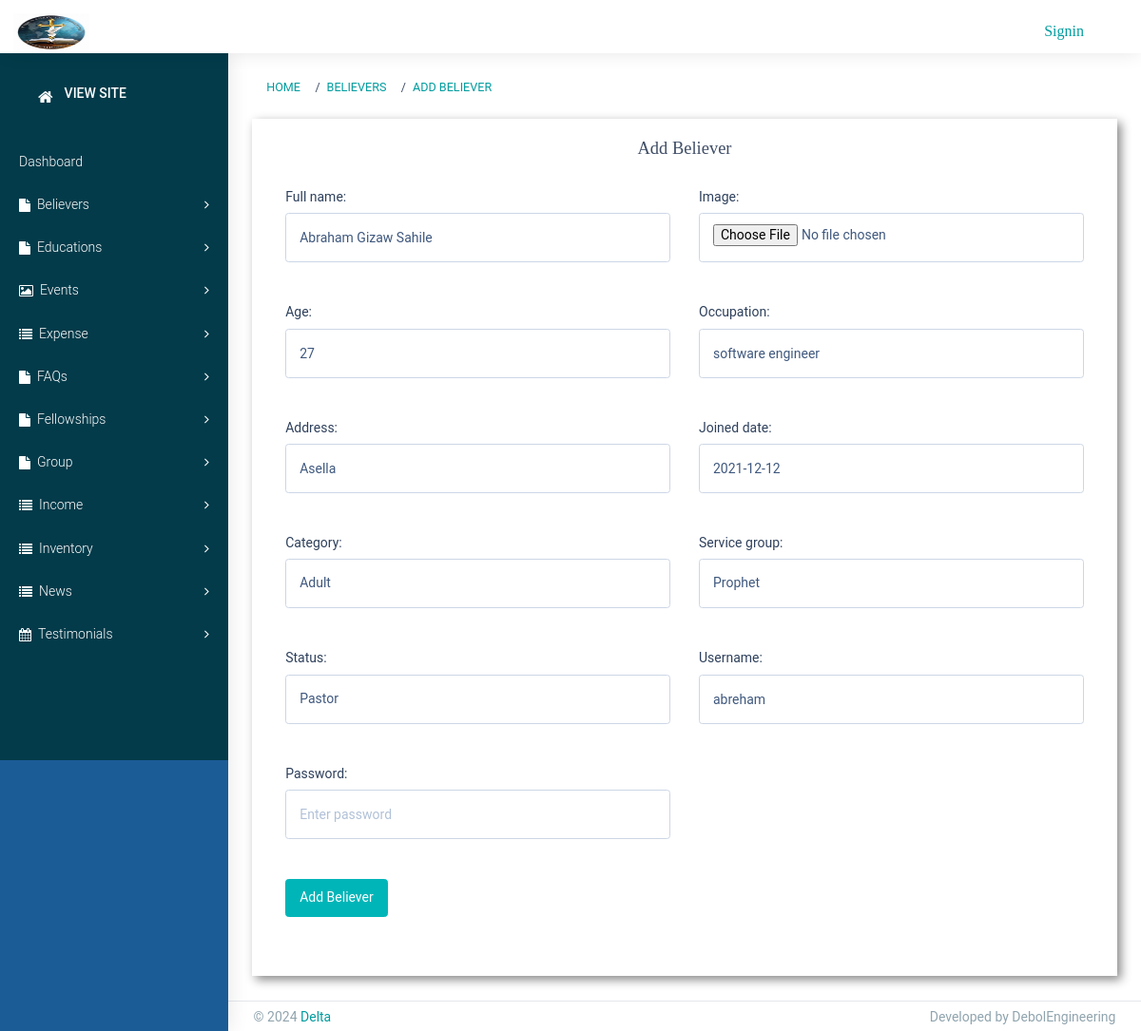
The app's page /staff/believer/1/ with its own data.
### staff/models.py (models this page shows)
class Believer(models.Model):
    full_name = models.CharField(max_length=100)
    image = models.ImageField(upload_to='believers', blank=True, null=True)
    age = models.IntegerField()
    occupation = models.CharField(max_length=100)
    address = models.TextField()
    joined_date = models.DateField()
    CATEGORY_CHOICES = [
        ('child', 'Child'),
        ('teenager', 'Teenager'),
        ('adult', 'Adult'),
        ('elders', 'Elders'),
    ]
    category = models.CharField(max_length=100, choices=CATEGORY_CHOICES)
    SERVICE_GROUP_CHOICES = [
        ('none', 'None'),
        ('prophet', 'Prophet'),
        ('apostle', 'Apostle'),
        ('pastor', 'Pastor'),
        ('evangelical', 'Evangelical'),
        ('deacons', 'Deacons'),
        ('singer', 'Singer'),
        ('elder', 'Elder'),
    ]
    service_group = models.CharField(max_length=100, choices=SERVICE_GROUP_CHOICES)
    STATUS_CHOICES = [
        ('pastor', 'Pastor'),
        ('untaken', 'Untaken'),
    ]
    status = models.CharField(max_length=100, choices=STATUS_CHOICES)
    username = models.CharField(max_length=100)
    password = models.CharField(max_length=100)

### staff/views.py (the view)
# urls.py: path('believer/<int:pk>/', BelieverUpdate.as_view(), name='believer_update'),
class BelieverUpdate(UpdateView):
    model = Believer
    form_class = BelieverForm
    template_name = 'staff/Believers/add_believer.html'
    success_url = reverse_lazy('staff:believer_list')

### Templates/staff/Believers/add_believer.html (shortened to what this page needs)
{% extends 'staff/base.html' %}
{% load static %}
{% block breadcrumb %}
<li class="breadcrumb-item"><a href="{% url 'staff:believer_list' %}">Believers</a></li>
<li class="breadcrumb-item"><a href="#">Add Believer</a></li>
{% endblock %}
{% block content %}
<div class="site-main">
    <section class="ttm-row clearfix">
        <div class="container">
            <div class="row pt-60 res-991-pt-0">
                <div class="col-lg-12">
                    <div class="pr-40 res-991-pr-0 res-991-pb-30">
                        <h4 class="h4-md" style="margin-bottom: 30px; text-align: center;">Add Believer</h4>
                        <form action="{% url 'staff:believer_add' %}" method="POST" enctype="multipart/form-data" class="row">
                            <div class="col-lg-6">
                                <div class="mb-3">
                                    {{ form.full_name.label_tag }}
                                    {{ form.full_name }}
                                </div>
                            </div>
                            <div class="col-lg-6">
                                <div class="mb-3">
                                    {{ form.image.label_tag }}
                                    {{ form.image }}
                                </div>
                            </div>
                            <div class="col-lg-6">
                                <div class="mb-3">
                                    {{ form.age.label_tag }}
                                    {{ form.age }}
                                </div>
                            </div>
                            <div class="col-lg-6">
                                <div class="mb-3">
                                    {{ form.occupation.label_tag }}
                                    {{ form.occupation }}
                                </div>
                            </div>
                            <div class="col-lg-6">
                                <div class="mb-3">
                                    {{ form.address.label_tag }}
                                    {{ form.address }}
                                </div>
                            </div>
                            <div class="col-lg-6">
                                <div class="mb-3">
                                    {{ form.joined_date.label_tag }}
                                    {{ form.joined_date }}
                                </div>
                            </div>
                            <div class="col-lg-6">
                                <div class="mb-3">
                                    {{ form.category.label_tag }}
                                    {{ form.category }}
                                </div>
                            </div>
                            <div class="col-lg-6">
                                <div class="mb-3">
                                    {{ form.service_group.label_tag }}
                                    {{ form.service_group }}
                                </div>
                            </div>
                            <div class="col-lg-6">
                                <div class="mb-3">
                                    {{ form.status.label_tag }}
                                    {{ form.status }}
                                </div>
                            </div>
                            <div class="col-lg-6">
                                <div class="mb-3">
                                    {{ form.username.label_tag }}
                                    {{ form.username }}
                                </div>
                            </div>
                            <div class="col-lg-6">
                                <div class="mb-3">
                                    {{ form.password.label_tag }}
                                    {{ form.password }}
                                </div>
                            </div>
                            <div class="col-md-12 mb-3">
                                <button type="submit" class="btn btn-primary">Add Believer</button>
                            </div>
                        </form>
                    </div>
                </div>
            </div>
        </div>
    </section>
</div>
{% endblock %}

### records on screen
Believer: full_name "Abraham Gizaw Sahile", age "27", occupation "software engineer", address "Asella", joined_date "2021-12-12", category "Adult", service_group "Prophet", status "Pastor", username "abreham"
